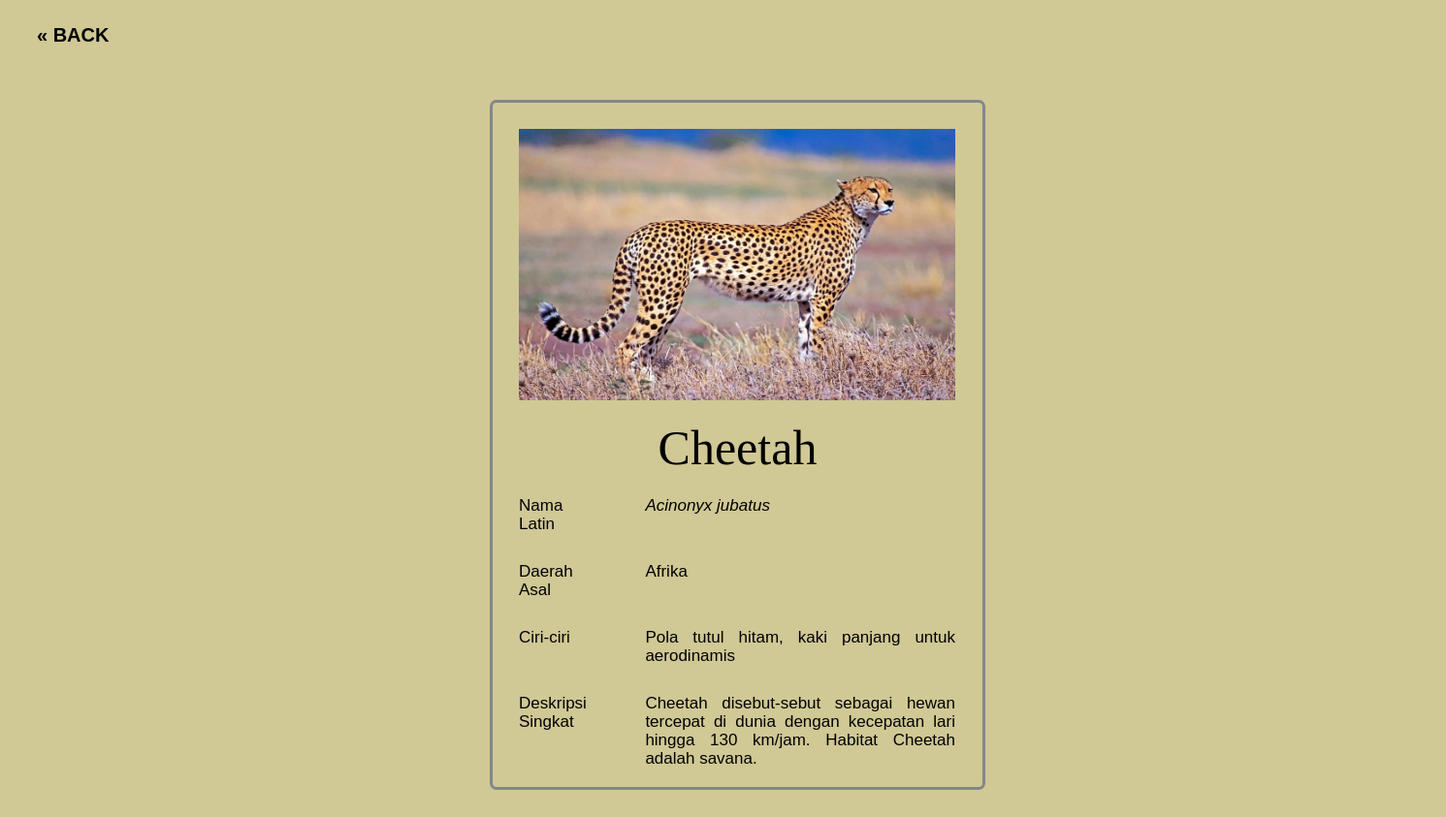
The app's page /Ensiq/deskripsi.php?id=8 with its own data.
### tables this page shows
CREATE TABLE `entry` (
  `entry_id` int(11) NOT NULL,
  `jenis_id` int(11) NOT NULL,
  `judul` varchar(200) NOT NULL,
  `nama_latin` varchar(200) NOT NULL,
  `daerah_asal` varchar(200) NOT NULL,
  `ciri_ciri` varchar(1000) NOT NULL,
  `deskipsi_singkat` varchar(1000) NOT NULL,
  `link_gambar` varchar(200) NOT NULL
);

### Ensiq/deskripsi.php (the view, shortened to what this page needs)
<?php
$db = mysqli_connect("localhost", "root", "", "ensiqtest");
$id = $_GET["id"];
$result = mysqli_query($db, "SELECT * FROM entry WHERE entry_id = $id");
$e = mysqli_fetch_assoc($result);
$jenis_id = $e["jenis_id"];
?>
<!DOCTYPE html>
<html>
<head>
</head>
<body>
    <nav class="navbar">
        <ul class="nav-list">
            <?php if($jenis_id == 1): ?>
            <li>
                <a id="nv" href="indexhewan.php" class="previous">&laquo; Back</a>
            </li>
            <?php elseif ($jenis_id == 2): ?>
            <li>
                <a id="nv" href="indextumbuhan.php" class="previous">&laquo; Back</a>
            </li>
            <?php elseif ($jenis_id == 3): ?>
            <li>
                <a id="nv" href="indexjamur.php" class="previous">&laquo; Back</a>
            </li>
            <?php endif; ?>
        </ul>
    </nav>
    <div class="col-3">
        <div class="col-3-padding">
            <table id="Table1">
                <tr>
                    <td colspan="2" class="cell0">
                        <div>
                            <img src="Gambar/<?= $e["link_gambar"] ?>" id="image" alt="">
                        </div>
                    </td>
                </tr>
                <tr>
                    <td colspan="2" class="cell1">
                        <p><span>
                                <?= $e["judul"]; ?>
                            </span></p>
                    </td>
                </tr>
                <tr>
                    <td class="cell2">
                        <p> <span>Nama Latin</span></p>
                    </td>
                    <td id="latin" class="cell2">
                        <p><i>
                                <?= $e["nama_latin"]; ?>
                            </i></p>
                    </td>
                </tr>
                <tr>
                    <td class="cell2">
                        <p> <span>Daerah Asal</span></p>
                    </td>
                    <td id="asal" class="cell2">
                        <p>
                            <?= $e["daerah_asal"]; ?>
                        </p>
                    </td>
                </tr>
                <tr>
                    <td class="cell2">
                        <p><span></span>Ciri-ciri</p>
                    </td>
                    <td id="further" class="cell2">
                        <p align="justify">
                            <?= $e["ciri_ciri"]; ?>
                        </p>
                    </td>
                </tr>
                <tr>
                    <td class="cell2">
                        <p><span></span>Deskripsi Singkat</p>
                    </td>
                    <td id="further" class="cell2">
                        <p align="justify">
                            <?= $e["deskipsi_singkat"]; ?>
                        </p>
                    </td>
                </tr>
            </table>
        </div>
    </div>
</body>
</html>

### Ensiq/deskripsi.php (style rules this page uses)
* { margin: 0; padding: 0; background-color: #d0c895; }
.navbar { display: flex; align-items: center; justify-content: center; position: static; top: 0; min-width: 100%; background-color: rgb(255, 255, 255); }
.nav-list { width: 100%; display: flex; align-items: left; }
.nav-list li { list-style: none; padding: 17px 17px; }
.nav-list li #nv { display: block; font-family: helvetica; font-weight: 600; font-size: 20px; text-decoration: none; text-transform: uppercase; margin-left: 5px; color: rgb(0, 0, 0); position: static; }
#nv { text-decoration: none; display: inline; padding: 8px 16px; border-radius: 10px; }
.previous { color: black; }
.col-3 { max-width: 500px; padding-right: 20px; padding-left: 20px; display: flex; align-items: center; }
.col-3>.col-3-padding { box-sizing: border-box; padding: 30px 0px 30px 0px; }
#Table1 { border: 3px solid #82878d; border-radius: 7px; background-color: #F8F9FA; border-spacing: 10px; margin-top: 0px; margin-left: 485px; margin-right: 465px; background-color: #d0c895; }
#Table1 td { padding: 10px 10px 10px 10px; }
#Table1 p, #Table1 ul { margin: 0; padding: 0px; }
#Table1 .cell0 { border-top-width: 7px; border-right-width: 8px; border-bottom-width: 6px; border-left-width: 7px; border-top-style: solid; border-right-style: solid; border-bottom-style: solid; border-left-style: solid; border-top-color: #F8F9FA; border-right-color: #F8F9FA; border-bottom-color: #F8F9FA; border-left-color: #F8F9FA; text-align: center; vertical-align: top; font-size: 0; border-color: #d0c895; }
#Table1 .cell1 { border-bottom-width: 10px; border-top-style: solid; border-right-style: solid; border-bottom-style: solid; border-left-style: solid; border-top-color: #F8F9FA; border-right-color: #F8F9FA; border-bottom-color: #F8F9FA; border-left-color: #F8F9FA; text-align: center; text-transform: capitalize; vertical-align: top; color: #000000; font-family: lucida; font-size: 50px; line-height: 20px; border-color: #d0c895; }
#Table1 .cell2 { border-top-width: 0px; border-right-width: 8px; border-bottom-width: 0px; border-left-width: 7px; border-top-style: solid; border-right-style: solid; border-bottom-style: solid; border-left-style: solid; border-top-color: #F8F9FA; border-right-color: #F8F9FA; border-bottom-color: #F8F9FA; border-left-color: #F8F9FA; text-align: left; vertical-align: top; color: #000000; font-family: Arial; font-size: 17px; line-height: 19px; border-color: #d0c895; font-style: bold; }
#latin { text-transform: lowercase; }
#latin::first-letter { text-transform: uppercase; }
#asal { text-transform: capitalize; }
#further::first-letter { text-transform: uppercase; }
#image { width: 450px; height: 280px; }

### records on screen
entry: link_gambar (picture), judul "Cheetah", nama_latin "acinonyx jubatus", daerah_asal "Afrika", ciri_ciri "Pola tutul hitam, kaki panjang untuk aerodinamis", deskipsi_singkat "Cheetah disebut-sebut sebagai hewan tercepat di dunia dengan kecepatan lari hingga 130 km/jam. Habitat Cheetah adalah savana."
